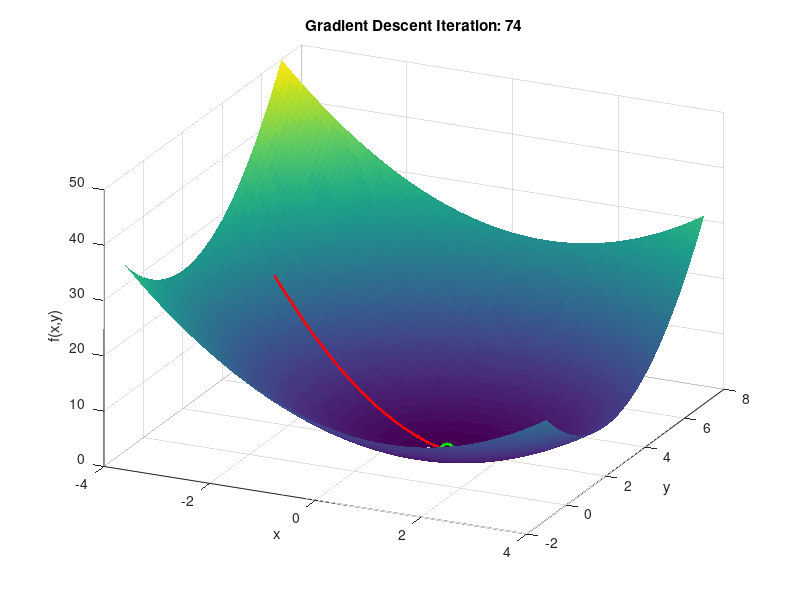

Recreate this plot in MATLAB.
% Gradient Descent Visualization in 3D
clear; clc; close all;

% Define the function and its gradient
f = @(x, y) (x - 1).^2 + (y - 2).^2;
grad = @(x, y) [2*(x - 1); 2*(y - 2)];

% Set parameters
alpha = .1;           % Step size. try alpha = 0.1;1.01
max_iter = 5000;         % Number of iterations
x0 = [-3; 4];          % Starting point
tol = 1e-6;            % tolerance of the gradient

% Create grid for plotting the surface
[xg, yg] = meshgrid(-4:0.1:4, -1:0.1:7);
zg = f(xg, yg);

% Initialize position
x = x0;
history = x;

% Run gradient descent
for i = 1:max_iter
    g = grad(x(1), x(2));
    x = x - alpha * g;
    history(:, end+1) = x;
    if norm(g) < tol
    disp(['Converged at iteration ', num2str(i)]);
    break;
    end
end

% Plotting and movie setup
figure;
axis tight manual
set(gca,'nextplot','replacechildren');
% v = VideoWriter('gradient_descent_demo.avi'); 
% open(v);

for k = 1:size(history, 2)
    surf(xg, yg, zg, 'EdgeColor', 'none');
    hold on;
    plot3(history(1,1:k), history(2,1:k), f(history(1,1:k), history(2,1:k)), 'r.-', 'LineWidth', 2, 'MarkerSize', 10);
    plot3(1, 2, f(1, 2), 'go', 'MarkerSize', 10, 'LineWidth', 2); % True minimum
    title(['Gradient Descent Iteration: ', num2str(k)]);
    xlabel('x'); ylabel('y'); zlabel('f(x,y)');
    view(25, 30);
    drawnow;
    
    % Write frame to video
    frame = getframe(gcf);
%     writeVideo(v, frame);
    
    hold off;
end

% close(v);

% [EOF]
